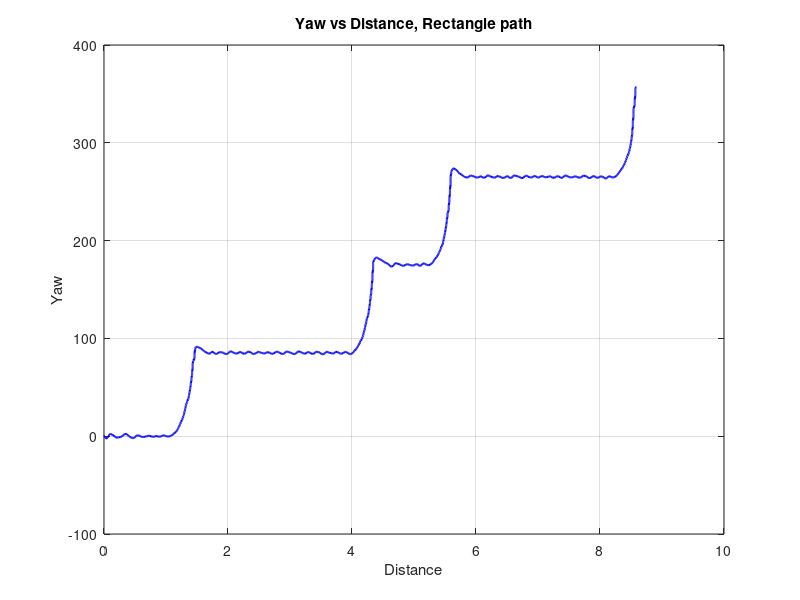

Here is the MATLAB script that generated this plot:
% Load the data from the .txt file
data = load('long.txt');  % Replace 'data.txt' with the actual path to your file

% Extract yaw and distance from the loaded data
yaw = data(:, 1);       % First column is yaw
distance = data(:, 2);  % Second column is distance

% Plot the yaw vs distance
figure;
plot(distance, yaw, 'b', 'LineWidth', 1.5);
xlabel('Distance');
ylabel('Yaw');
title('Yaw vs Distance, Rectangle path');
grid on;
